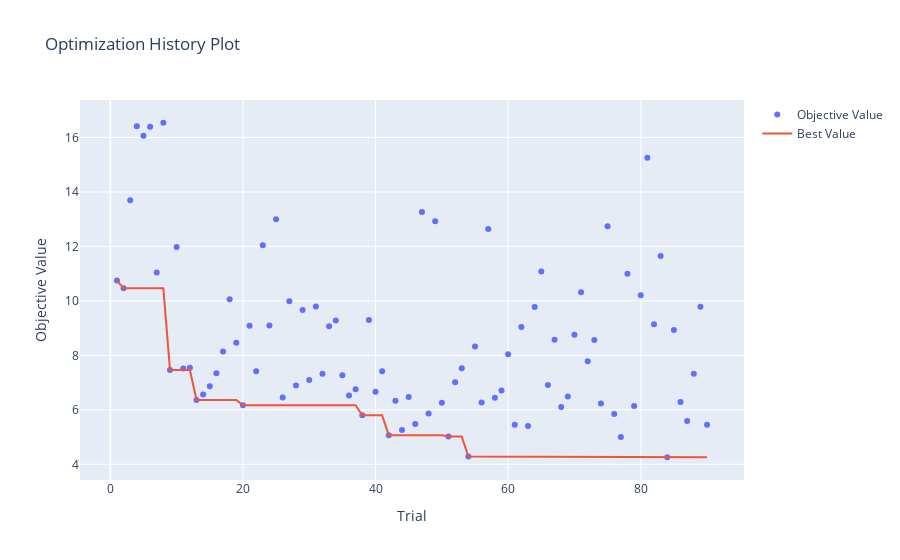
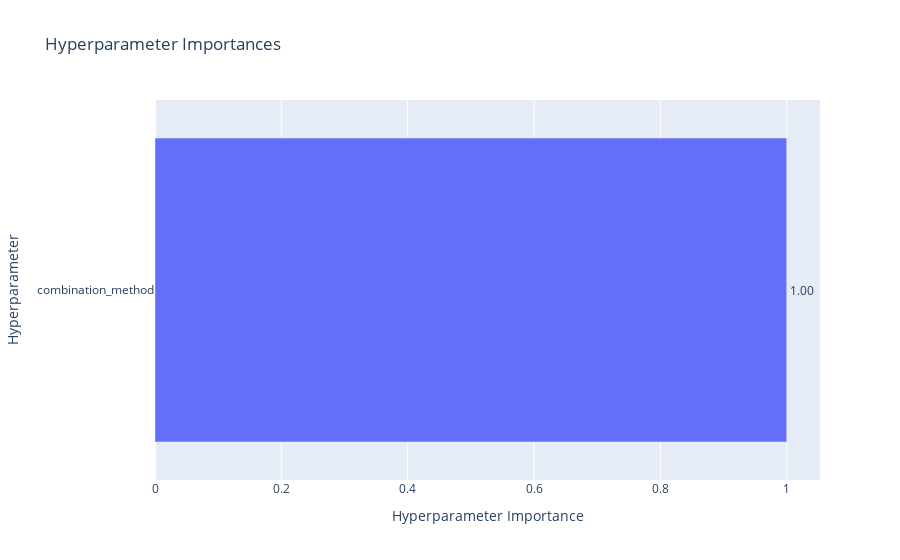
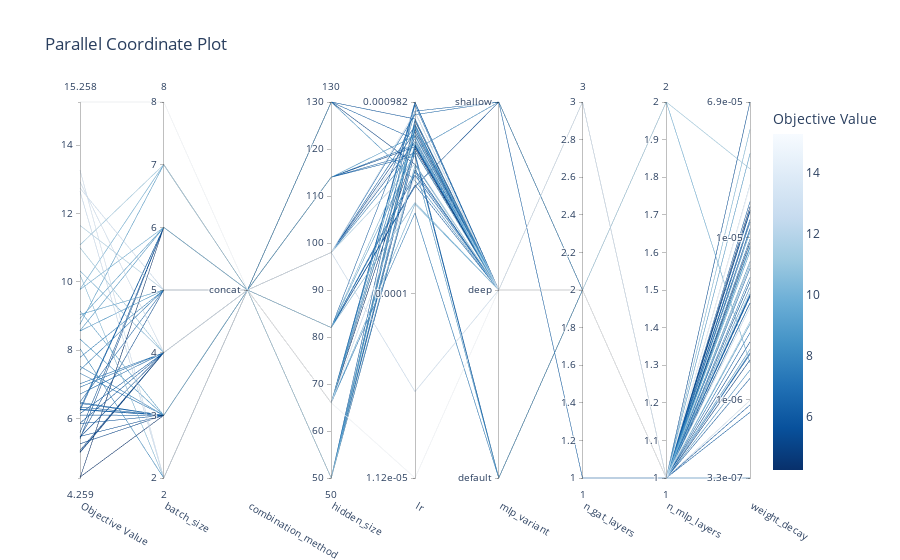
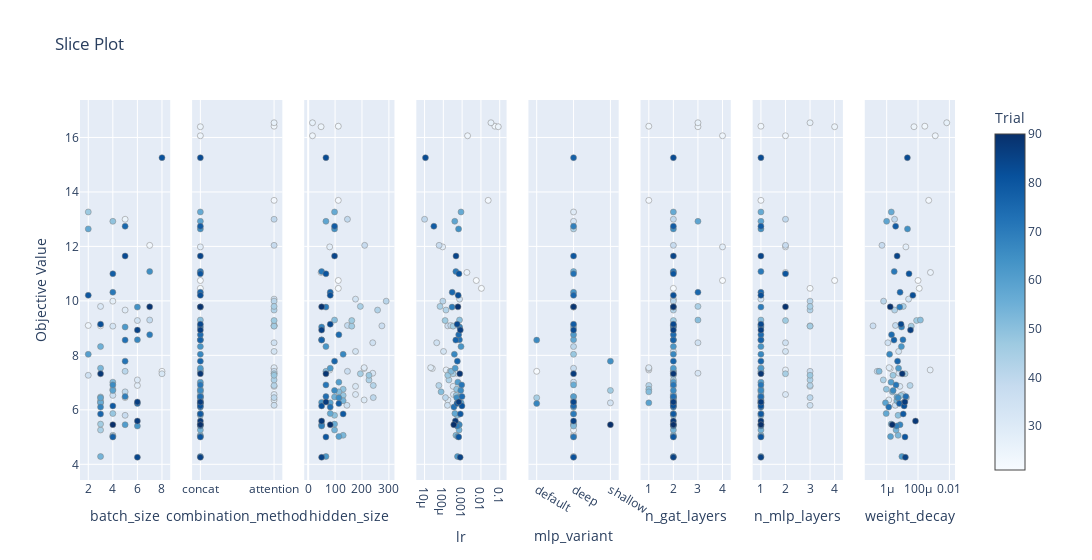

Notebook source saved alongside these figures, in order:
### Code cell
# Load the study from the SQLite database
study = optuna.load_study(
    study_name="Multimodal_with_Gini",
    storage="sqlite:///optuna_with_gini_study.db"
)

# Plot optimization history
fig1 = plot_optimization_history(study)
fig1.show()

# Plot parameter importances
fig2 = plot_param_importances(study)
fig2.show()

# Plot parallel coordinate
fig3 = plot_parallel_coordinate(study)
fig3.show()

# Additional Optuna plots
from optuna.visualization import plot_slice, plot_contour, plot_edf

# Slice plot: shows objective value for each parameter
fig4 = plot_slice(study)
fig4.show()

# Contour plot: shows relationship between two parameters and objective
fig5 = plot_contour(study, params=['lr', 'hidden_size'])
fig5.show()

# Empirical Distribution Function plot: shows distribution of objective values
fig6 = plot_edf(study)
fig6.show()

### Figure 1 — Plotly figure (JSON) as saved in the notebook; plotly's stock layout.template omitted (floating-point values rounded to 4 significant figures)
{"data": [{"mode": "markers", "name": "Objective Value", "type": "scatter", "x": [1, 2, 3, 4, 5, 6, 7, 8, 9, 10, 11, 12, 13, 14, 15, 16, 17, 18, 19, 20, 21, 22, 23, 24, 25, 26, 27, 28, 29, 30, 31, 32, 33, 34, 35, 36, 37, 38, 39, 40, 41, 42, 43, 44, 45, 46, 47, 48, 49, 50, 51, 52, 53, 54, 55, 56, 57, 58, 59, 60, 61, 62, 63, 64, 65, 66, 67, 68, 69, 70, 71, 72, 73, 74, 75, 76, 77, 78, 79, 80, 81, 82, 83, 84, 85, 86, 87, 88, 89, 90], "y": [10.75, 10.46, 13.69, 16.41, 16.06, 16.39, 11.04, 16.54, 7.464, 11.98, 7.517, 7.549, 6.363, 6.565, 6.863, 7.344, 8.144, 10.06, 8.463, 6.166, 9.083, 7.415, 12.04, 9.097, 13.0, 6.449, 9.99, 6.895, 9.664, 7.098, 9.797, 7.325, 9.073, 9.28, 7.268, 6.53, 6.757, 5.798, 9.297, 6.66, 7.415, 5.066, 6.336, 5.26, 6.472, 5.476, 13.26, 5.865, 12.92, 6.256, 5.019, 7.016, 7.529, 4.287, 8.322, 6.274, 12.64, 6.442, 6.713, 8.039, 5.454, 9.04, 5.406, 9.771, 11.08, 6.917, 8.571, 6.1, 6.486, 8.759, 10.32, 7.788, 8.56, 6.231, 12.74, 5.85, 5.004, 11.0, 6.144, 10.2, 15.26, 9.145, 11.65, 4.259, 8.928, 6.288, 5.588, 7.323, 9.781, 5.454]}, {"mode": "lines", "name": "Best Value", "type": "scatter", "x": [0, 1, 2, 3, 4, 5, 6, 7, 8, 9, 10, 11, 12, 13, 14, 15, 16, 17, 18, 19, 20, 21, 22, 23, 24, 25, 26, 27, 28, 29, 30, 31, 32, 33, 34, 35, 36, 37, 38, 39, 40, 41, 42, 43, 44, 45, 46, 47, 48, 49, 50, 51, 52, 53, 54, 55, 56, 57, 58, 59, 60, 61, 62, 63, 64, 65, 66, 67, 68, 69, 70, 71, 72, 73, 74, 75, 76, 77, 78, 79, 80, 81, 82, 83, 84, 85, 86, 87, 88, 89, 90], "y": [null, 10.75, 10.46, 10.46, 10.46, 10.46, 10.46, 10.46, 10.46, 7.464, 7.464, 7.464, 7.464, 6.363, 6.363, 6.363, 6.363, 6.363, 6.363, 6.363, 6.166, 6.166, 6.166, 6.166, 6.166, 6.166, 6.166, 6.166, 6.166, 6.166, 6.166, 6.166, 6.166, 6.166, 6.166, 6.166, 6.166, 6.166, 5.798, 5.798, 5.798, 5.798, 5.066, 5.066, 5.066, 5.066, 5.066, 5.066, 5.066, 5.066, 5.066, 5.019, 5.019, 5.019, 4.287, 4.287, 4.287, 4.287, 4.287, 4.287, 4.287, 4.287, 4.287, 4.287, 4.287, 4.287, 4.287, 4.287, 4.287, 4.287, 4.287, 4.287, 4.287, 4.287, 4.287, 4.287, 4.287, 4.287, 4.287, 4.287, 4.287, 4.287, 4.287, 4.287, 4.259, 4.259, 4.259, 4.259, 4.259, 4.259, 4.259]}, {"marker": {"color": "#cccccc"}, "mode": "markers", "name": "Infeasible Trial", "showlegend": false, "type": "scatter", "x": [], "y": []}], "layout": {"title": {"text": "Optimization History Plot"}, "xaxis": {"title": {"text": "Trial"}}, "yaxis": {"title": {"text": "Objective Value"}}}}

### Figure 2 — Plotly figure (JSON) as saved in the notebook; plotly's stock layout.template omitted (floating-point values rounded to 4 significant figures)
{"data": [{"cliponaxis": false, "hovertemplate": ["combination_method (CategoricalDistribution): 1.0<extra></extra>"], "name": "Objective Value", "orientation": "h", "text": ["1.00"], "textposition": "outside", "type": "bar", "x": [1], "y": ["combination_method"]}], "layout": {"title": {"text": "Hyperparameter Importances"}, "xaxis": {"title": {"text": "Hyperparameter Importance"}}, "yaxis": {"title": {"text": "Hyperparameter"}}}}

### Figure 3 — Plotly figure (JSON) as saved in the notebook; plotly's stock layout.template omitted (floating-point values rounded to 4 significant figures)
{"data": [{"dimensions": [{"label": "Objective Value", "range": [4.259, 15.26], "values": [7.415, 5.066, 6.336, 5.26, 6.472, 5.476, 13.26, 5.865, 12.92, 6.256, 5.019, 7.016, 7.529, 4.287, 8.322, 6.274, 12.64, 6.442, 6.713, 8.039, 5.454, 9.04, 5.406, 9.771, 11.08, 6.917, 8.571, 6.1, 6.486, 8.759, 10.32, 7.788, 8.56, 6.231, 12.74, 5.85, 5.004, 11.0, 6.144, 10.2, 15.26, 9.145, 11.65, 4.259, 8.928, 6.288, 5.588, 7.323, 9.781, 5.454]}, {"label": "batch_size", "range": [2, 8], "values": [5, 4, 3, 3, 3, 3, 2, 4, 4, 3, 4, 4, 3, 3, 3, 3, 2, 3, 4, 2, 5, 5, 6, 6, 7, 4, 6, 3, 5, 7, 4, 5, 5, 6, 5, 3, 4, 4, 4, 2, 8, 3, 5, 6, 6, 6, 6, 3, 7, 4]}, {"label": "combination_method", "range": [0, 0], "ticktext": ["concat"], "tickvals": [0], "values": [0, 0, 0, 0, 0, 0, 0, 0, 0, 0, 0, 0, 0, 0, 0, 0, 0, 0, 0, 0, 0, 0, 0, 0, 0, 0, 0, 0, 0, 0, 0, 0, 0, 0, 0, 0, 0, 0, 0, 0, 0, 0, 0, 0, 0, 0, 0, 0, 0, 0]}, {"label": "hidden_size", "range": [50, 130], "values": [66, 130, 130, 98, 98, 98, 98, 82, 66, 82, 114, 114, 82, 66, 66, 50, 98, 114, 98, 130, 50, 50, 50, 66, 50, 66, 50, 82, 66, 114, 82, 98, 50, 114, 98, 130, 66, 66, 50, 82, 66, 82, 98, 50, 50, 66, 50, 66, 50, 82]}, {"label": "lr", "range": [-4.952, -3.008], "ticktext": ["1.12e-05", "0.0001", "0.000982"], "tickvals": [-4.952, -4, -3.008], "values": [-3.581, -3.331, -3.202, -3.162, -3.131, -3.213, -3.06, -3.386, -3.392, -3.055, -3.239, -3.229, -3.37, -3.248, -3.059, -3.234, -3.19, -3.287, -3.074, -3.415, -3.15, -3.133, -3.262, -3.536, -3.335, -3.024, -3.142, -3.438, -3.008, -3.183, -3.528, -3.255, -3.338, -3.273, -4.505, -3.096, -3.182, -3.17, -3.011, -3.211, -4.952, -3.264, -3.328, -3.106, -3.098, -3.18, -3.359, -3.124, -3.222, -3.445]}, {"label": "mlp_variant", "range": [0, 2], "ticktext": ["default", "deep", "shallow"], "tickvals": [0, 1, 2], "values": [0, 1, 1, 1, 1, 1, 1, 1, 1, 2, 1, 1, 1, 1, 1, 1, 1, 0, 2, 1, 1, 1, 1, 1, 1, 1, 1, 1, 1, 1, 1, 2, 0, 0, 1, 1, 1, 1, 1, 1, 1, 1, 1, 1, 1, 1, 1, 1, 1, 2]}, {"label": "n_gat_layers", "range": [1, 3], "values": [2, 2, 2, 2, 2, 2, 2, 2, 3, 1, 2, 2, 2, 2, 2, 2, 2, 2, 2, 2, 2, 2, 2, 2, 2, 2, 2, 2, 2, 2, 3, 2, 2, 2, 2, 2, 2, 2, 2, 2, 2, 2, 2, 2, 2, 2, 2, 2, 2, 2]}, {"label": "n_mlp_layers", "range": [1, 2], "values": [1, 1, 1, 1, 1, 1, 1, 1, 1, 1, 1, 1, 1, 1, 1, 1, 1, 1, 1, 1, 1, 1, 1, 1, 1, 1, 1, 1, 1, 1, 1, 1, 1, 1, 1, 1, 1, 2, 1, 1, 1, 1, 1, 1, 1, 1, 1, 1, 2, 1]}, {"label": "weight_decay", "range": [-6.482, -4.161], "ticktext": ["3.3e-07", "1e-06", "1e-05", "6.9e-05"], "tickvals": [-6.482, -6, -5, -4.161], "values": [-6.482, -5.27, -5.356, -5.401, -5.348, -5.71, -5.705, -6.031, -6.002, -6.076, -5.753, -5.718, -5.243, -5.028, -5.06, -4.902, -4.67, -5.269, -5.585, -5.815, -5.147, -5.05, -5.362, -5.168, -5.517, -5.403, -4.962, -5.867, -4.776, -5.688, -5.145, -5.305, -5.531, -5.187, -5.428, -4.943, -4.83, -4.573, -4.885, -4.331, -4.679, -5.085, -5.333, -4.807, -4.48, -4.839, -4.161, -5.007, -5.771, -5.641]}], "labelangle": 30, "labelside": "bottom", "line": {"color": [7.415, 5.066, 6.336, 5.26, 6.472, 5.476, 13.26, 5.865, 12.92, 6.256, 5.019, 7.016, 7.529, 4.287, 8.322, 6.274, 12.64, 6.442, 6.713, 8.039, 5.454, 9.04, 5.406, 9.771, 11.08, 6.917, 8.571, 6.1, 6.486, 8.759, 10.32, 7.788, 8.56, 6.231, 12.74, 5.85, 5.004, 11.0, 6.144, 10.2, 15.26, 9.145, 11.65, 4.259, 8.928, 6.288, 5.588, 7.323, 9.781, 5.454], "colorbar": {"title": {"text": "Objective Value"}}, "colorscale": [[0, "rgb(247,251,255)"], [0.125, "rgb(222,235,247)"], [0.25, "rgb(198,219,239)"], [0.375, "rgb(158,202,225)"], [0.5, "rgb(107,174,214)"], [0.625, "rgb(66,146,198)"], [0.75, "rgb(33,113,181)"], [0.875, "rgb(8,81,156)"], [1, "rgb(8,48,107)"]], "reversescale": true, "showscale": true}, "type": "parcoords"}], "layout": {"title": {"text": "Parallel Coordinate Plot"}}}

### Figure 4 — Plotly figure (JSON) as saved in the notebook; plotly's stock layout.template omitted (floating-point values rounded to 4 significant figures)
{"data": [{"marker": {"color": [21, 22, 23, 24, 25, 26, 27, 28, 29, 30, 31, 32, 33, 34, 35, 36, 37, 38, 39, 40, 41, 42, 43, 44, 45, 46, 47, 48, 49, 50, 51, 52, 53, 54, 55, 56, 57, 58, 59, 60, 61, 62, 63, 64, 65, 66, 67, 68, 69, 70, 71, 72, 73, 74, 75, 76, 77, 78, 79, 80, 81, 82, 83, 84, 85, 86, 87, 88, 89, 90], "colorbar": {"title": {"text": "Trial"}, "x": 1, "xpad": 40}, "colorscale": [[0, "rgb(247,251,255)"], [0.125, "rgb(222,235,247)"], [0.25, "rgb(198,219,239)"], [0.375, "rgb(158,202,225)"], [0.5, "rgb(107,174,214)"], [0.625, "rgb(66,146,198)"], [0.75, "rgb(33,113,181)"], [0.875, "rgb(8,81,156)"], [1, "rgb(8,48,107)"]], "line": {"color": "Grey", "width": 0.5}, "showscale": true}, "mode": "markers", "name": "Feasible Trial", "showlegend": false, "type": "scatter", "x": [3, 8, 7, 2, 5, 5, 4, 6, 5, 6, 3, 8, 4, 6, 2, 4, 4, 5, 7, 5, 5, 4, 3, 3, 3, 3, 2, 4, 4, 3, 4, 4, 3, 3, 3, 3, 2, 3, 4, 2, 5, 5, 6, 6, 7, 4, 6, 3, 5, 7, 4, 5, 5, 6, 5, 3, 4, 4, 4, 2, 8, 3, 5, 6, 6, 6, 6, 3, 7, 4], "xaxis": "x", "y": [9.083, 7.415, 12.04, 9.097, 13.0, 6.449, 9.99, 6.895, 9.664, 7.098, 9.797, 7.325, 9.073, 9.28, 7.268, 6.53, 6.757, 5.798, 9.297, 6.66, 7.415, 5.066, 6.336, 5.26, 6.472, 5.476, 13.26, 5.865, 12.92, 6.256, 5.019, 7.016, 7.529, 4.287, 8.322, 6.274, 12.64, 6.442, 6.713, 8.039, 5.454, 9.04, 5.406, 9.771, 11.08, 6.917, 8.571, 6.1, 6.486, 8.759, 10.32, 7.788, 8.56, 6.231, 12.74, 5.85, 5.004, 11.0, 6.144, 10.2, 15.26, 9.145, 11.65, 4.259, 8.928, 6.288, 5.588, 7.323, 9.781, 5.454], "yaxis": "y"}, {"marker": {"color": [1, 2, 3, 4, 5, 6, 7, 8, 9, 10, 11, 12, 13, 14, 15, 16, 17, 18, 19, 20, 21, 22, 23, 24, 25, 26, 27, 28, 29, 30, 31, 32, 33, 34, 35, 36, 37, 38, 39, 40, 41, 42, 43, 44, 45, 46, 47, 48, 49, 50, 51, 52, 53, 54, 55, 56, 57, 58, 59, 60, 61, 62, 63, 64, 65, 66, 67, 68, 69, 70, 71, 72, 73, 74, 75, 76, 77, 78, 79, 80, 81, 82, 83, 84, 85, 86, 87, 88, 89, 90], "colorbar": {"title": {"text": "Trial"}, "x": 1, "xpad": 40}, "colorscale": [[0, "rgb(247,251,255)"], [0.125, "rgb(222,235,247)"], [0.25, "rgb(198,219,239)"], [0.375, "rgb(158,202,225)"], [0.5, "rgb(107,174,214)"], [0.625, "rgb(66,146,198)"], [0.75, "rgb(33,113,181)"], [0.875, "rgb(8,81,156)"], [1, "rgb(8,48,107)"]], "line": {"color": "Grey", "width": 0.5}, "showscale": false}, "mode": "markers", "name": "Feasible Trial", "showlegend": false, "type": "scatter", "x": ["concat", "concat", "attention", "attention", "concat", "concat", "concat", "attention", "concat", "concat", "attention", "attention", "attention", "attention", "attention", "attention", "attention", "attention", "attention", "attention", "attention", "attention", "attention", "attention", "attention", "attention", "attention", "attention", "attention", "attention", "attention", "attention", "attention", "attention", "attention", "concat", "concat", "concat", "concat", "concat", "concat", "concat", "concat", "concat", "concat", "concat", "concat", "concat", "concat", "concat", "concat", "concat", "concat", "concat", "concat", "concat", "concat", "concat", "concat", "concat", "concat", "concat", "concat", "concat", "concat", "concat", "concat", "concat", "concat", "concat", "concat", "concat", "concat", "concat", "concat", "concat", "concat", "concat", "concat", "concat", "concat", "concat", "concat", "concat", "concat", "concat", "concat", "concat", "concat", "concat"], "xaxis": "x2", "y": [10.75, 10.46, 13.69, 16.41, 16.06, 16.39, 11.04, 16.54, 7.464, 11.98, 7.517, 7.549, 6.363, 6.565, 6.863, 7.344, 8.144, 10.06, 8.463, 6.166, 9.083, 7.415, 12.04, 9.097, 13.0, 6.449, 9.99, 6.895, 9.664, 7.098, 9.797, 7.325, 9.073, 9.28, 7.268, 6.53, 6.757, 5.798, 9.297, 6.66, 7.415, 5.066, 6.336, 5.26, 6.472, 5.476, 13.26, 5.865, 12.92, 6.256, 5.019, 7.016, 7.529, 4.287, 8.322, 6.274, 12.64, 6.442, 6.713, 8.039, 5.454, 9.04, 5.406, 9.771, 11.08, 6.917, 8.571, 6.1, 6.486, 8.759, 10.32, 7.788, 8.56, 6.231, 12.74, 5.85, 5.004, 11.0, 6.144, 10.2, 15.26, 9.145, 11.65, 4.259, 8.928, 6.288, 5.588, 7.323, 9.781, 5.454], "yaxis": "y2"}, {"marker": {"color": [1, 2, 3, 4, 5, 6, 7, 8, 9, 10, 11, 12, 13, 14, 15, 16, 17, 18, 19, 20, 21, 22, 23, 24, 25, 26, 27, 28, 29, 30, 31, 32, 33, 34, 35, 36, 37, 38, 39, 40, 41, 42, 43, 44, 45, 46, 47, 48, 49, 50, 51, 52, 53, 54, 55, 56, 57, 58, 59, 60, 61, 62, 63, 64, 65, 66, 67, 68, 69, 70, 71, 72, 73, 74, 75, 76, 77, 78, 79, 80, 81, 82, 83, 84, 85, 86, 87, 88, 89, 90], "colorbar": {"title": {"text": "Trial"}, "x": 1, "xpad": 40}, "colorscale": [[0, "rgb(247,251,255)"], [0.125, "rgb(222,235,247)"], [0.25, "rgb(198,219,239)"], [0.375, "rgb(158,202,225)"], [0.5, "rgb(107,174,214)"], [0.625, "rgb(66,146,198)"], [0.75, "rgb(33,113,181)"], [0.875, "rgb(8,81,156)"], [1, "rgb(8,48,107)"]], "line": {"color": "Grey", "width": 0.5}, "showscale": false}, "mode": "markers", "name": "Feasible Trial", "showlegend": false, "type": "scatter", "x": [112, 112, 112, 112, 16, 48, 48, 16, 80, 80, 208, 208, 208, 176, 176, 240, 176, 176, 240, 144, 274, 146, 210, 146, 146, 242, 290, 242, 258, 226, 194, 194, 162, 162, 226, 130, 130, 98, 98, 114, 66, 130, 130, 98, 98, 98, 98, 82, 66, 82, 114, 114, 82, 66, 66, 50, 98, 114, 98, 130, 50, 50, 50, 66, 50, 66, 50, 82, 66, 114, 82, 98, 50, 114, 98, 130, 66, 66, 50, 82, 66, 82, 98, 50, 50, 66, 50, 66, 50, 82], "xaxis": "x3", "y": [10.75, 10.46, 13.69, 16.41, 16.06, 16.39, 11.04, 16.54, 7.464, 11.98, 7.517, 7.549, 6.363, 6.565, 6.863, 7.344, 8.144, 10.06, 8.463, 6.166, 9.083, 7.415, 12.04, 9.097, 13.0, 6.449, 9.99, 6.895, 9.664, 7.098, 9.797, 7.325, 9.073, 9.28, 7.268, 6.53, 6.757, 5.798, 9.297, 6.66, 7.415, 5.066, 6.336, 5.26, 6.472, 5.476, 13.26, 5.865, 12.92, 6.256, 5.019, 7.016, 7.529, 4.287, 8.322, 6.274, 12.64, 6.442, 6.713, 8.039, 5.454, 9.04, 5.406, 9.771, 11.08, 6.917, 8.571, 6.1, 6.486, 8.759, 10.32, 7.788, 8.56, 6.231, 12.74, 5.85, 5.004, 11.0, 6.144, 10.2, 15.26, 9.145, 11.65, 4.259, 8.928, 6.288, 5.588, 7.323, 9.781, 5.454], "yaxis": "y3"}, {"marker": {"color": [1, 2, 3, 4, 5, 6, 7, 8, 9, 10, 11, 12, 13, 14, 15, 16, 17, 18, 19, 20, 21, 22, 23, 24, 25, 26, 27, 28, 29, 30, 31, 32, 33, 34, 35, 36, 37, 38, 39, 40, 41, 42, 43, 44, 45, 46, 47, 48, 49, 50, 51, 52, 53, 54, 55, 56, 57, 58, 59, 60, 61, 62, 63, 64, 65, 66, 67, 68, 69, 70, 71, 72, 73, 74, 75, 76, 77, 78, 79, 80, 81, 82, 83, 84, 85, 86, 87, 88, 89, 90], "colorbar": {"title": {"text": "Trial"}, "x": 1, "xpad": 40}, "colorscale": [[0, "rgb(247,251,255)"], [0.125, "rgb(222,235,247)"], [0.25, "rgb(198,219,239)"], [0.375, "rgb(158,202,225)"], [0.5, "rgb(107,174,214)"], [0.625, "rgb(66,146,198)"], [0.75, "rgb(33,113,181)"], [0.875, "rgb(8,81,156)"], [1, "rgb(8,48,107)"]], "line": {"color": "Grey", "width": 0.5}, "showscale": false}, "mode": "markers", "name": "Feasible Trial", "showlegend": false, "type": "scatter", "x": [0.005665, 0.0106, 0.02435, 0.05527, 0.001945, 0.08409, 0.001791, 0.03417, 0.0001406, 9.164e-05, 2.577e-05, 2.115e-05, 0.000175, 0.0003457, 0.0003317, 0.000487, 0.000102, 0.0007287, 4.428e-05, 0.0001651, 0.0001718, 0.0002301, 5.947e-05, 0.0002484, 1.003e-05, 0.0001289, 9.385e-05, 5.751e-05, 0.0001375, 0.0001969, 6.673e-05, 0.0003257, 0.0003303, 0.0001235, 0.0001725, 0.0004832, 0.0005105, 0.0005442, 0.0007254, 7.575e-05, 0.0002623, 0.0004666, 0.0006286, 0.0006883, 0.0007392, 0.0006123, 0.0008716, 0.0004111, 0.0004057, 0.0008806, 0.0005768, 0.0005908, 0.0004265, 0.0005646, 0.0008726, 0.0005835, 0.0006452, 0.0005164, 0.0008439, 0.000385, 0.0007078, 0.0007358, 0.0005473, 0.000291, 0.000462, 0.0009469, 0.0007219, 0.000365, 0.0009818, 0.0006561, 0.0002962, 0.0005557, 0.0004587, 0.0005339, 3.124e-05, 0.0008023, 0.0006578, 0.0006761, 0.0009755, 0.000615, 1.117e-05, 0.0005445, 0.0004701, 0.0007833, 0.0007974, 0.0006609, 0.0004373, 0.0007512, 0.0005999, 0.0003588], "xaxis": "x4", "y": [10.75, 10.46, 13.69, 16.41, 16.06, 16.39, 11.04, 16.54, 7.464, 11.98, 7.517, 7.549, 6.363, 6.565, 6.863, 7.344, 8.144, 10.06, 8.463, 6.166, 9.083, 7.415, 12.04, 9.097, 13.0, 6.449, 9.99, 6.895, 9.664, 7.098, 9.797, 7.325, 9.073, 9.28, 7.268, 6.53, 6.757, 5.798, 9.297, 6.66, 7.415, 5.066, 6.336, 5.26, 6.472, 5.476, 13.26, 5.865, 12.92, 6.256, 5.019, 7.016, 7.529, 4.287, 8.322, 6.274, 12.64, 6.442, 6.713, 8.039, 5.454, 9.04, 5.406, 9.771, 11.08, 6.917, 8.571, 6.1, 6.486, 8.759, 10.32, 7.788, 8.56, 6.231, 12.74, 5.85, 5.004, 11.0, 6.144, 10.2, 15.26, 9.145, 11.65, 4.259, 8.928, 6.288, 5.588, 7.323, 9.781, 5.454], "yaxis": "y4"}, {"marker": {"color": [41, 42, 43, 44, 45, 46, 47, 48, 49, 50, 51, 52, 53, 54, 55, 56, 57, 58, 59, 60, 61, 62, 63, 64, 65, 66, 67, 68, 69, 70, 71, 72, 73, 74, 75, 76, 77, 78, 79, 80, 81, 82, 83, 84, 85, 86, 87, 88, 89, 90], "colorbar": {"title": {"text": "Trial"}, "x": 1, "xpad": 40}, "colorscale": [[0, "rgb(247,251,255)"], [0.125, "rgb(222,235,247)"], [0.25, "rgb(198,219,239)"], [0.375, "rgb(158,202,225)"], [0.5, "rgb(107,174,214)"], [0.625, "rgb(66,146,198)"], [0.75, "rgb(33,113,181)"], [0.875, "rgb(8,81,156)"], [1, "rgb(8,48,107)"]], "line": {"color": "Grey", "width": 0.5}, "showscale": false}, "mode": "markers", "name": "Feasible Trial", "showlegend": false, "type": "scatter", "x": ["default", "deep", "deep", "deep", "deep", "deep", "deep", "deep", "deep", "shallow", "deep", "deep", "deep", "deep", "deep", "deep", "deep", "default", "shallow", "deep", "deep", "deep", "deep", "deep", "deep", "deep", "deep", "deep", "deep", "deep", "deep", "shallow", "default", "default", "deep", "deep", "deep", "deep", "deep", "deep", "deep", "deep", "deep", "deep", "deep", "deep", "deep", "deep", "deep", "shallow"], "xaxis": "x5", "y": [7.415, 5.066, 6.336, 5.26, 6.472, 5.476, 13.26, 5.865, 12.92, 6.256, 5.019, 7.016, 7.529, 4.287, 8.322, 6.274, 12.64, 6.442, 6.713, 8.039, 5.454, 9.04, 5.406, 9.771, 11.08, 6.917, 8.571, 6.1, 6.486, 8.759, 10.32, 7.788, 8.56, 6.231, 12.74, 5.85, 5.004, 11.0, 6.144, 10.2, 15.26, 9.145, 11.65, 4.259, 8.928, 6.288, 5.588, 7.323, 9.781, 5.454], "yaxis": "y5"}, {"marker": {"color": [1, 2, 3, 4, 5, 6, 7, 8, 9, 10, 11, 12, 13, 14, 15, 16, 17, 18, 19, 20, 21, 22, 23, 24, 25, 26, 27, 28, 29, 30, 31, 32, 33, 34, 35, 36, 37, 38, 39, 40, 41, 42, 43, 44, 45, 46, 47, 48, 49, 50, 51, 52, 53, 54, 55, 56, 57, 58, 59, 60, 61, 62, 63, 64, 65, 66, 67, 68, 69, 70, 71, 72, 73, 74, 75, 76, 77, 78, 79, 80, 81, 82, 83, 84, 85, 86, 87, 88, 89, 90], "colorbar": {"title": {"text": "Trial"}, "x": 1, "xpad": 40}, "colorscale": [[0, "rgb(247,251,255)"], [0.125, "rgb(222,235,247)"], [0.25, "rgb(198,219,239)"], [0.375, "rgb(158,202,225)"], [0.5, "rgb(107,174,214)"], [0.625, "rgb(66,146,198)"], [0.75, "rgb(33,113,181)"], [0.875, "rgb(8,81,156)"], [1, "rgb(8,48,107)"]], "line": {"color": "Grey", "width": 0.5}, "showscale": false}, "mode": "markers", "name": "Feasible Trial", "showlegend": false, "type": "scatter", "x": [4, 2, 1, 1, 4, 3, 2, 3, 1, 4, 1, 1, 2, 2, 2, 3, 2, 2, 3, 2, 2, 2, 2, 2, 2, 2, 2, 1, 2, 2, 3, 2, 2, 2, 2, 2, 1, 2, 3, 1, 2, 2, 2, 2, 2, 2, 2, 2, 3, 1, 2, 2, 2, 2, 2, 2, 2, 2, 2, 2, 2, 2, 2, 2, 2, 2, 2, 2, 2, 2, 3, 2, 2, 2, 2, 2, 2, 2, 2, 2, 2, 2, 2, 2, 2, 2, 2, 2, 2, 2], "xaxis": "x6", "y": [10.75, 10.46, 13.69, 16.41, 16.06, 16.39, 11.04, 16.54, 7.464, 11.98, 7.517, 7.549, 6.363, 6.565, 6.863, 7.344, 8.144, 10.06, 8.463, 6.166, 9.083, 7.415, 12.04, 9.097, 13.0, 6.449, 9.99, 6.895, 9.664, 7.098, 9.797, 7.325, 9.073, 9.28, 7.268, 6.53, 6.757, 5.798, 9.297, 6.66, 7.415, 5.066, 6.336, 5.26, 6.472, 5.476, 13.26, 5.865, 12.92, 6.256, 5.019, 7.016, 7.529, 4.287, 8.322, 6.274, 12.64, 6.442, 6.713, 8.039, 5.454, 9.04, 5.406, 9.771, 11.08, 6.917, 8.571, 6.1, 6.486, 8.759, 10.32, 7.788, 8.56, 6.231, 12.74, 5.85, 5.004, 11.0, 6.144, 10.2, 15.26, 9.145, 11.65, 4.259, 8.928, 6.288, 5.588, 7.323, 9.781, 5.454], "yaxis": "y6"}, {"marker": {"color": [1, 2, 3, 4, 5, 6, 7, 8, 9, 10, 11, 12, 13, 14, 15, 16, 17, 18, 19, 20, 21, 22, 23, 24, 25, 26, 27, 28, 29, 30, 31, 32, 33, 34, 35, 36, 37, 38, 39, 40, 41, 42, 43, 44, 45, 46, 47, 48, 49, 50, 51, 52, 53, 54, 55, 56, 57, 58, 59, 60, 61, 62, 63, 64, 65, 66, 67, 68, 69, 70, 71, 72, 73, 74, 75, 76, 77, 78, 79, 80, 81, 82, 83, 84, 85, 86, 87, 88, 89, 90], "colorbar": {"title": {"text": "Trial"}, "x": 1, "xpad": 40}, "colorscale": [[0, "rgb(247,251,255)"], [0.125, "rgb(222,235,247)"], [0.25, "rgb(198,219,239)"], [0.375, "rgb(158,202,225)"], [0.5, "rgb(107,174,214)"], [0.625, "rgb(66,146,198)"], [0.75, "rgb(33,113,181)"], [0.875, "rgb(8,81,156)"], [1, "rgb(8,48,107)"]], "line": {"color": "Grey", "width": 0.5}, "showscale": false}, "mode": "markers", "name": "Feasible Trial", "showlegend": false, "type": "scatter", "x": [4, 3, 1, 1, 2, 4, 2, 3, 2, 2, 1, 1, 1, 2, 3, 1, 2, 1, 2, 3, 3, 3, 2, 1, 2, 3, 3, 3, 3, 3, 3, 2, 3, 2, 3, 1, 1, 1, 1, 1, 1, 1, 1, 1, 1, 1, 1, 1, 1, 1, 1, 1, 1, 1, 1, 1, 1, 1, 1, 1, 1, 1, 1, 1, 1, 1, 1, 1, 1, 1, 1, 1, 1, 1, 1, 1, 1, 2, 1, 1, 1, 1, 1, 1, 1, 1, 1, 1, 2, 1], "xaxis": "x7", "y": [10.75, 10.46, 13.69, 16.41, 16.06, 16.39, 11.04, 16.54, 7.464, 11.98, 7.517, 7.549, 6.363, 6.565, 6.863, 7.344, 8.144, 10.06, 8.463, 6.166, 9.083, 7.415, 12.04, 9.097, 13.0, 6.449, 9.99, 6.895, 9.664, 7.098, 9.797, 7.325, 9.073, 9.28, 7.268, 6.53, 6.757, 5.798, 9.297, 6.66, 7.415, 5.066, 6.336, 5.26, 6.472, 5.476, 13.26, 5.865, 12.92, 6.256, 5.019, 7.016, 7.529, 4.287, 8.322, 6.274, 12.64, 6.442, 6.713, 8.039, 5.454, 9.04, 5.406, 9.771, 11.08, 6.917, 8.571, 6.1, 6.486, 8.759, 10.32, 7.788, 8.56, 6.231, 12.74, 5.85, 5.004, 11.0, 6.144, 10.2, 15.26, 9.145, 11.65, 4.259, 8.928, 6.288, 5.588, 7.323, 9.781, 5.454], "yaxis": "y7"}, {"marker": {"color": [1, 2, 3, 4, 5, 6, 7, 8, 9, 10, 11, 12, 13, 14, 15, 16, 17, 18, 19, 20, 21, 22, 23, 24, 25, 26, 27, 28, 29, 30, 31, 32, 33, 34, 35, 36, 37, 38, 39, 40, 41, 42, 43, 44, 45, 46, 47, 48, 49, 50, 51, 52, 53, 54, 55, 56, 57, 58, 59, 60, 61, 62, 63, 64, 65, 66, 67, 68, 69, 70, 71, 72, 73, 74, 75, 76, 77, 78, 79, 80, 81, 82, 83, 84, 85, 86, 87, 88, 89, 90], "colorbar": {"title": {"text": "Trial"}, "x": 1, "xpad": 40}, "colorscale": [[0, "rgb(247,251,255)"], [0.125, "rgb(222,235,247)"], [0.25, "rgb(198,219,239)"], [0.375, "rgb(158,202,225)"], [0.5, "rgb(107,174,214)"], [0.625, "rgb(66,146,198)"], [0.75, "rgb(33,113,181)"], [0.875, "rgb(8,81,156)"], [1, "rgb(8,48,107)"]], "line": {"color": "Grey", "width": 0.5}, "showscale": false}, "mode": "markers", "name": "Feasible Trial", "showlegend": false, "type": "scatter", "x": [0.0001004, 0.0001196, 0.0004809, 0.0002719, 0.001257, 5.538e-05, 0.0006219, 0.006787, 0.0005971, 1.683e-05, 1.703e-06, 1.432e-06, 1.37e-06, 1.034e-05, 6.921e-06, 6.017e-06, 5.823e-06, 2.501e-05, 1.192e-06, 3.518e-06, 1.35e-07, 2.497e-07, 5.025e-07, 3.646e-06, 3.203e-06, 1.833e-05, 6.385e-07, 3.093e-05, 3.221e-06, 6.116e-07, 1.147e-05, 1.48e-05, 3.683e-05, 8.129e-05, 2.532e-06, 8.203e-06, 9.608e-07, 5.354e-06, 0.0001416, 2.345e-06, 3.3e-07, 5.367e-06, 4.406e-06, 3.974e-06, 4.492e-06, 1.951e-06, 1.972e-06, 9.319e-07, 9.946e-07, 8.397e-07, 1.765e-06, 1.916e-06, 5.714e-06, 9.37e-06, 8.706e-06, 1.252e-05, 2.136e-05, 5.378e-06, 2.6e-06, 1.531e-06, 7.127e-06, 8.917e-06, 4.343e-06, 6.794e-06, 3.038e-06, 3.952e-06, 1.091e-05, 1.36e-06, 1.675e-05, 2.052e-06, 7.158e-06, 4.95e-06, 2.942e-06, 6.497e-06, 3.731e-06, 1.139e-05, 1.48e-05, 2.671e-05, 1.302e-05, 4.667e-05, 2.094e-05, 8.224e-06, 4.647e-06, 1.558e-05, 3.314e-05, 1.45e-05, 6.904e-05, 9.839e-06, 1.693e-06, 2.283e-06], "xaxis": "x8", "y": [10.75, 10.46, 13.69, 16.41, 16.06, 16.39, 11.04, 16.54, 7.464, 11.98, 7.517, 7.549, 6.363, 6.565, 6.863, 7.344, 8.144, 10.06, 8.463, 6.166, 9.083, 7.415, 12.04, 9.097, 13.0, 6.449, 9.99, 6.895, 9.664, 7.098, 9.797, 7.325, 9.073, 9.28, 7.268, 6.53, 6.757, 5.798, 9.297, 6.66, 7.415, 5.066, 6.336, 5.26, 6.472, 5.476, 13.26, 5.865, 12.92, 6.256, 5.019, 7.016, 7.529, 4.287, 8.322, 6.274, 12.64, 6.442, 6.713, 8.039, 5.454, 9.04, 5.406, 9.771, 11.08, 6.917, 8.571, 6.1, 6.486, 8.759, 10.32, 7.788, 8.56, 6.231, 12.74, 5.85, 5.004, 11.0, 6.144, 10.2, 15.26, 9.145, 11.65, 4.259, 8.928, 6.288, 5.588, 7.323, 9.781, 5.454], "yaxis": "y8"}], "layout": {"title": {"text": "Slice Plot"}, "width": 2400, "xaxis": {"anchor": "y", "domain": [0, 0.1031], "title": {"text": "batch_size"}}, "xaxis2": {"anchor": "y2", "categoryarray": ["concat", "attention"], "categoryorder": "array", "domain": [0.1281, 0.2312], "title": {"text": "combination_method"}, "type": "category"}, "xaxis3": {"anchor": "y3", "domain": [0.2562, 0.3594], "title": {"text": "hidden_size"}}, "xaxis4": {"anchor": "y4", "domain": [0.3844, 0.4875], "title": {"text": "lr"}, "type": "log"}, "xaxis5": {"anchor": "y5", "categoryarray": ["default", "deep", "shallow"], "categoryorder": "array", "domain": [0.5125, 0.6156], "title": {"text": "mlp_variant"}, "type": "category"}, "xaxis6": {"anchor": "y6", "domain": [0.6406, 0.7438], "title": {"text": "n_gat_layers"}}, "xaxis7": {"anchor": "y7", "domain": [0.7688, 0.8719], "title": {"text": "n_mlp_layers"}}, "xaxis8": {"anchor": "y8", "domain": [0.8969, 1], "title": {"text": "weight_decay"}, "type": "log"}, "yaxis": {"anchor": "x", "domain": [0, 1], "title": {"text": "Objective Value"}}, "yaxis2": {"anchor": "x2", "domain": [0, 1], "matches": "y", "showticklabels": false}, "yaxis3": {"anchor": "x3", "domain": [0, 1], "matches": "y", "showticklabels": false}, "yaxis4": {"anchor": "x4", "domain": [0, 1], "matches": "y", "showticklabels": false}, "yaxis5": {"anchor": "x5", "domain": [0, 1], "matches": "y", "showticklabels": false}, "yaxis6": {"anchor": "x6", "domain": [0, 1], "matches": "y", "showticklabels": false}, "yaxis7": {"anchor": "x7", "domain": [0, 1], "matches": "y", "showticklabels": false}, "yaxis8": {"anchor": "x8", "domain": [0, 1], "matches": "y", "showticklabels": false}}}
